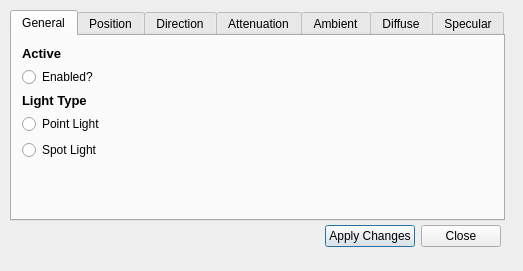
<?xml version="1.0" encoding="UTF-8"?>
<ui version="4.0">
 <class>Light_Dialog</class>
 <widget class="QDialog" name="Light_Dialog">
  <property name="geometry">
   <rect>
    <x>0</x>
    <y>0</y>
    <width>523</width>
    <height>271</height>
   </rect>
  </property>
  <property name="windowTitle">
   <string notr="true">Dialog</string>
  </property>
  <widget class="QWidget" name="layoutWidget">
   <property name="geometry">
    <rect>
     <x>150</x>
     <y>220</y>
     <width>351</width>
     <height>33</height>
    </rect>
   </property>
   <layout class="QHBoxLayout">
    <property name="spacing">
     <number>6</number>
    </property>
    <property name="leftMargin">
     <number>0</number>
    </property>
    <property name="topMargin">
     <number>0</number>
    </property>
    <property name="rightMargin">
     <number>0</number>
    </property>
    <property name="bottomMargin">
     <number>0</number>
    </property>
    <item>
     <spacer>
      <property name="orientation">
       <enum>Qt::Horizontal</enum>
      </property>
      <property name="sizeHint" stdset="0">
       <size>
        <width>131</width>
        <height>31</height>
       </size>
      </property>
     </spacer>
    </item>
    <item>
     <widget class="QPushButton" name="okButton">
      <property name="text">
       <string>Apply Changes</string>
      </property>
     </widget>
    </item>
    <item>
     <widget class="QPushButton" name="cancelButton">
      <property name="text">
       <string>Close</string>
      </property>
     </widget>
    </item>
   </layout>
  </widget>
  <widget class="QTabWidget" name="tabWidget">
   <property name="geometry">
    <rect>
     <x>10</x>
     <y>10</y>
     <width>495</width>
     <height>211</height>
    </rect>
   </property>
   <property name="tabPosition">
    <enum>QTabWidget::North</enum>
   </property>
   <property name="tabShape">
    <enum>QTabWidget::Rounded</enum>
   </property>
   <property name="currentIndex">
    <number>0</number>
   </property>
   <property name="elideMode">
    <enum>Qt::ElideLeft</enum>
   </property>
   <property name="documentMode">
    <bool>false</bool>
   </property>
   <widget class="QWidget" name="General">
    <attribute name="title">
     <string>General</string>
    </attribute>
    <widget class="QWidget" name="formLayoutWidget">
     <property name="geometry">
      <rect>
       <x>10</x>
       <y>10</y>
       <width>471</width>
       <height>151</height>
      </rect>
     </property>
     <layout class="QFormLayout" name="formLayout">
      <property name="fieldGrowthPolicy">
       <enum>QFormLayout::AllNonFixedFieldsGrow</enum>
      </property>
      <item row="0" column="0">
       <widget class="QLabel" name="label">
        <property name="font">
         <font>
          <pointsize>10</pointsize>
          <weight>75</weight>
          <bold>true</bold>
         </font>
        </property>
        <property name="text">
         <string>Active</string>
        </property>
       </widget>
      </item>
      <item row="1" column="0">
       <widget class="QRadioButton" name="radioButton">
        <property name="text">
         <string>Enabled?</string>
        </property>
        <property name="autoExclusive">
         <bool>false</bool>
        </property>
       </widget>
      </item>
      <item row="2" column="0">
       <widget class="QLabel" name="label_2">
        <property name="font">
         <font>
          <pointsize>10</pointsize>
          <weight>75</weight>
          <bold>true</bold>
         </font>
        </property>
        <property name="text">
         <string>Light Type</string>
        </property>
       </widget>
      </item>
      <item row="3" column="0">
       <widget class="QRadioButton" name="radioButton_2">
        <property name="text">
         <string>Point Light</string>
        </property>
       </widget>
      </item>
      <item row="4" column="0">
       <widget class="QRadioButton" name="radioButton_3">
        <property name="text">
         <string>Spot Light</string>
        </property>
       </widget>
      </item>
     </layout>
    </widget>
   </widget>
   <widget class="QWidget" name="tab_3">
    <attribute name="title">
     <string>Position</string>
    </attribute>
    <widget class="QWidget" name="formLayoutWidget_2">
     <property name="geometry">
      <rect>
       <x>10</x>
       <y>10</y>
       <width>471</width>
       <height>161</height>
      </rect>
     </property>
     <layout class="QFormLayout" name="formLayout_2">
      <property name="fieldGrowthPolicy">
       <enum>QFormLayout::AllNonFixedFieldsGrow</enum>
      </property>
      <item row="3" column="0">
       <widget class="QLabel" name="label_4">
        <property name="text">
         <string>Y Position</string>
        </property>
       </widget>
      </item>
      <item row="4" column="0">
       <widget class="QDoubleSpinBox" name="doubleSpinBox_11">
        <property name="minimum">
         <double>-100.000000000000000</double>
        </property>
        <property name="maximum">
         <double>100.000000000000000</double>
        </property>
       </widget>
      </item>
      <item row="5" column="0">
       <widget class="QLabel" name="label_5">
        <property name="text">
         <string>Z Position</string>
        </property>
       </widget>
      </item>
      <item row="2" column="0">
       <widget class="QDoubleSpinBox" name="doubleSpinBox_10">
        <property name="minimum">
         <double>-100.000000000000000</double>
        </property>
        <property name="maximum">
         <double>100.000000000000000</double>
        </property>
       </widget>
      </item>
      <item row="6" column="0">
       <widget class="QDoubleSpinBox" name="doubleSpinBox_12">
        <property name="minimum">
         <double>-100.000000000000000</double>
        </property>
        <property name="maximum">
         <double>100.000000000000000</double>
        </property>
       </widget>
      </item>
      <item row="1" column="0">
       <widget class="QLabel" name="label_3">
        <property name="text">
         <string>X Position</string>
        </property>
       </widget>
      </item>
     </layout>
    </widget>
   </widget>
   <widget class="QWidget" name="tab_6">
    <attribute name="title">
     <string>Direction</string>
    </attribute>
    <widget class="QWidget" name="formLayoutWidget_3">
     <property name="geometry">
      <rect>
       <x>10</x>
       <y>10</y>
       <width>491</width>
       <height>176</height>
      </rect>
     </property>
     <layout class="QFormLayout" name="formLayout_3">
      <item row="0" column="0">
       <widget class="QLabel" name="label_6">
        <property name="text">
         <string>X Direction</string>
        </property>
       </widget>
      </item>
      <item row="2" column="0">
       <widget class="QLabel" name="label_7">
        <property name="text">
         <string>Y Direction</string>
        </property>
       </widget>
      </item>
      <item row="4" column="0">
       <widget class="QLabel" name="label_8">
        <property name="text">
         <string>Z Direction</string>
        </property>
       </widget>
      </item>
      <item row="1" column="0">
       <widget class="QDoubleSpinBox" name="doubleSpinBox_13">
        <property name="minimum">
         <double>-100.000000000000000</double>
        </property>
        <property name="maximum">
         <double>100.000000000000000</double>
        </property>
       </widget>
      </item>
      <item row="3" column="0">
       <widget class="QDoubleSpinBox" name="doubleSpinBox_14">
        <property name="minimum">
         <double>-100.000000000000000</double>
        </property>
        <property name="maximum">
         <double>100.000000000000000</double>
        </property>
       </widget>
      </item>
      <item row="5" column="0">
       <widget class="QDoubleSpinBox" name="doubleSpinBox_15">
        <property name="minimum">
         <double>-100.000000000000000</double>
        </property>
        <property name="maximum">
         <double>100.000000000000000</double>
        </property>
       </widget>
      </item>
      <item row="6" column="0">
       <widget class="QLabel" name="label_21">
        <property name="text">
         <string>Spotlight Cutoff (Degrees)</string>
        </property>
       </widget>
      </item>
      <item row="7" column="0">
       <widget class="QDoubleSpinBox" name="doubleSpinBox_19">
        <property name="maximum">
         <double>90.000000000000000</double>
        </property>
        <property name="singleStep">
         <double>5.000000000000000</double>
        </property>
       </widget>
      </item>
     </layout>
    </widget>
   </widget>
   <widget class="QWidget" name="tab">
    <attribute name="title">
     <string>Attenuation</string>
    </attribute>
    <widget class="QWidget" name="formLayoutWidget_4">
     <property name="geometry">
      <rect>
       <x>19</x>
       <y>19</y>
       <width>451</width>
       <height>141</height>
      </rect>
     </property>
     <layout class="QFormLayout" name="formLayout_4">
      <property name="fieldGrowthPolicy">
       <enum>QFormLayout::AllNonFixedFieldsGrow</enum>
      </property>
      <item row="0" column="0">
       <widget class="QLabel" name="label_18">
        <property name="text">
         <string>Constant Coefficient </string>
        </property>
       </widget>
      </item>
      <item row="2" column="0">
       <widget class="QLabel" name="label_19">
        <property name="text">
         <string>Linear Coefficient</string>
        </property>
       </widget>
      </item>
      <item row="4" column="0">
       <widget class="QLabel" name="label_20">
        <property name="text">
         <string>Quadratic Coefficient</string>
        </property>
       </widget>
      </item>
      <item row="1" column="0">
       <widget class="QDoubleSpinBox" name="doubleSpinBox_16">
        <property name="minimum">
         <double>1.000000000000000</double>
        </property>
        <property name="singleStep">
         <double>0.100000000000000</double>
        </property>
       </widget>
      </item>
      <item row="3" column="0">
       <widget class="QDoubleSpinBox" name="doubleSpinBox_17">
        <property name="singleStep">
         <double>0.100000000000000</double>
        </property>
       </widget>
      </item>
      <item row="5" column="0">
       <widget class="QDoubleSpinBox" name="doubleSpinBox_18">
        <property name="singleStep">
         <double>0.100000000000000</double>
        </property>
       </widget>
      </item>
     </layout>
    </widget>
   </widget>
   <widget class="QWidget" name="tab_2">
    <attribute name="title">
     <string>Ambient</string>
    </attribute>
    <widget class="QWidget" name="formLayoutWidget_5">
     <property name="geometry">
      <rect>
       <x>19</x>
       <y>19</y>
       <width>451</width>
       <height>151</height>
      </rect>
     </property>
     <layout class="QFormLayout" name="formLayout_5">
      <item row="0" column="0">
       <widget class="QLabel" name="label_9">
        <property name="text">
         <string>Red</string>
        </property>
       </widget>
      </item>
      <item row="2" column="0">
       <widget class="QLabel" name="label_10">
        <property name="text">
         <string>Green</string>
        </property>
       </widget>
      </item>
      <item row="4" column="0">
       <widget class="QLabel" name="label_11">
        <property name="text">
         <string>Blue</string>
        </property>
       </widget>
      </item>
      <item row="1" column="0">
       <widget class="QDoubleSpinBox" name="doubleSpinBox">
        <property name="maximum">
         <double>1.000000000000000</double>
        </property>
        <property name="singleStep">
         <double>0.050000000000000</double>
        </property>
       </widget>
      </item>
      <item row="3" column="0">
       <widget class="QDoubleSpinBox" name="doubleSpinBox_2">
        <property name="maximum">
         <double>1.000000000000000</double>
        </property>
        <property name="singleStep">
         <double>0.050000000000000</double>
        </property>
       </widget>
      </item>
      <item row="5" column="0">
       <widget class="QDoubleSpinBox" name="doubleSpinBox_3">
        <property name="maximum">
         <double>1.000000000000000</double>
        </property>
        <property name="singleStep">
         <double>0.050000000000000</double>
        </property>
       </widget>
      </item>
     </layout>
    </widget>
   </widget>
   <widget class="QWidget" name="tab_4">
    <attribute name="title">
     <string>Diffuse</string>
    </attribute>
    <widget class="QWidget" name="formLayoutWidget_6">
     <property name="geometry">
      <rect>
       <x>20</x>
       <y>10</y>
       <width>451</width>
       <height>151</height>
      </rect>
     </property>
     <layout class="QFormLayout" name="formLayout_6">
      <item row="0" column="0">
       <widget class="QLabel" name="label_12">
        <property name="text">
         <string>Red</string>
        </property>
       </widget>
      </item>
      <item row="2" column="0">
       <widget class="QLabel" name="label_13">
        <property name="text">
         <string>Green</string>
        </property>
       </widget>
      </item>
      <item row="4" column="0">
       <widget class="QLabel" name="label_14">
        <property name="text">
         <string>Blue</string>
        </property>
       </widget>
      </item>
      <item row="1" column="0">
       <widget class="QDoubleSpinBox" name="doubleSpinBox_4">
        <property name="maximum">
         <double>1.000000000000000</double>
        </property>
        <property name="singleStep">
         <double>0.050000000000000</double>
        </property>
       </widget>
      </item>
      <item row="3" column="0">
       <widget class="QDoubleSpinBox" name="doubleSpinBox_5">
        <property name="maximum">
         <double>1.000000000000000</double>
        </property>
        <property name="singleStep">
         <double>0.050000000000000</double>
        </property>
       </widget>
      </item>
      <item row="5" column="0">
       <widget class="QDoubleSpinBox" name="doubleSpinBox_6">
        <property name="maximum">
         <double>1.000000000000000</double>
        </property>
        <property name="singleStep">
         <double>0.050000000000000</double>
        </property>
       </widget>
      </item>
     </layout>
    </widget>
   </widget>
   <widget class="QWidget" name="tab_5">
    <attribute name="title">
     <string>Specular</string>
    </attribute>
    <widget class="QWidget" name="formLayoutWidget_7">
     <property name="geometry">
      <rect>
       <x>20</x>
       <y>20</y>
       <width>441</width>
       <height>161</height>
      </rect>
     </property>
     <layout class="QFormLayout" name="formLayout_7">
      <item row="0" column="0">
       <widget class="QLabel" name="label_15">
        <property name="text">
         <string>Red</string>
        </property>
       </widget>
      </item>
      <item row="2" column="0">
       <widget class="QLabel" name="label_16">
        <property name="text">
         <string>Green</string>
        </property>
       </widget>
      </item>
      <item row="4" column="0">
       <widget class="QLabel" name="label_17">
        <property name="text">
         <string>Blue</string>
        </property>
       </widget>
      </item>
      <item row="1" column="0">
       <widget class="QDoubleSpinBox" name="doubleSpinBox_7">
        <property name="maximum">
         <double>1.000000000000000</double>
        </property>
        <property name="singleStep">
         <double>0.050000000000000</double>
        </property>
       </widget>
      </item>
      <item row="3" column="0">
       <widget class="QDoubleSpinBox" name="doubleSpinBox_8">
        <property name="maximum">
         <double>1.000000000000000</double>
        </property>
       </widget>
      </item>
      <item row="5" column="0">
       <widget class="QDoubleSpinBox" name="doubleSpinBox_9">
        <property name="maximum">
         <double>1.000000000000000</double>
        </property>
       </widget>
      </item>
     </layout>
    </widget>
   </widget>
  </widget>
 </widget>
 <resources/>
 <connections>
  <connection>
   <sender>cancelButton</sender>
   <signal>clicked()</signal>
   <receiver>Light_Dialog</receiver>
   <slot>reject()</slot>
   <hints>
    <hint type="sourcelabel">
     <x>499</x>
     <y>228</y>
    </hint>
    <hint type="destinationlabel">
     <x>179</x>
     <y>270</y>
    </hint>
   </hints>
  </connection>
  <connection>
   <sender>okButton</sender>
   <signal>clicked()</signal>
   <receiver>Light_Dialog</receiver>
   <slot>applyLightChanges()</slot>
   <hints>
    <hint type="sourcelabel">
     <x>360</x>
     <y>232</y>
    </hint>
    <hint type="destinationlabel">
     <x>104</x>
     <y>242</y>
    </hint>
   </hints>
  </connection>
 </connections>
 <slots>
  <slot>applyLightChanges()</slot>
 </slots>
</ui>
